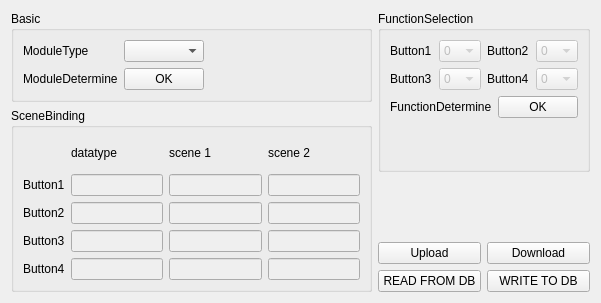
<?xml version="1.0" encoding="UTF-8"?>
<ui version="4.0">
 <class>iic1</class>
 <widget class="QWidget" name="iic1">
  <property name="geometry">
   <rect>
    <x>0</x>
    <y>0</y>
    <width>601</width>
    <height>303</height>
   </rect>
  </property>
  <property name="windowTitle">
   <string>Form</string>
  </property>
  <layout class="QGridLayout" name="gridLayout_3">
   <item row="0" column="1" rowspan="2">
    <widget class="QGroupBox" name="groupBox">
     <property name="title">
      <string>FunctionSelection</string>
     </property>
     <layout class="QVBoxLayout" name="verticalLayout">
      <item>
       <layout class="QGridLayout" name="gridLayout">
        <item row="0" column="0">
         <widget class="QLabel" name="label_3">
          <property name="text">
           <string>Button1</string>
          </property>
         </widget>
        </item>
        <item row="1" column="1">
         <widget class="QComboBox" name="ButtonCombo_3">
          <property name="enabled">
           <bool>false</bool>
          </property>
          <item>
           <property name="text">
            <string>0</string>
           </property>
          </item>
          <item>
           <property name="text">
            <string>1</string>
           </property>
          </item>
          <item>
           <property name="text">
            <string>2</string>
           </property>
          </item>
         </widget>
        </item>
        <item row="1" column="0">
         <widget class="QLabel" name="label_6">
          <property name="text">
           <string>Button3</string>
          </property>
         </widget>
        </item>
        <item row="0" column="1">
         <widget class="QComboBox" name="ButtonCombo_1">
          <property name="enabled">
           <bool>false</bool>
          </property>
          <item>
           <property name="text">
            <string>0</string>
           </property>
          </item>
          <item>
           <property name="text">
            <string>1</string>
           </property>
          </item>
          <item>
           <property name="text">
            <string>2</string>
           </property>
          </item>
         </widget>
        </item>
        <item row="1" column="3">
         <widget class="QComboBox" name="ButtonCombo_4">
          <property name="enabled">
           <bool>false</bool>
          </property>
          <item>
           <property name="text">
            <string>0</string>
           </property>
          </item>
          <item>
           <property name="text">
            <string>1</string>
           </property>
          </item>
          <item>
           <property name="text">
            <string>2</string>
           </property>
          </item>
         </widget>
        </item>
        <item row="1" column="2">
         <widget class="QLabel" name="label_7">
          <property name="text">
           <string>Button4</string>
          </property>
         </widget>
        </item>
        <item row="0" column="2">
         <widget class="QLabel" name="label_5">
          <property name="text">
           <string>Button2</string>
          </property>
         </widget>
        </item>
        <item row="0" column="3">
         <widget class="QComboBox" name="ButtonCombo_2">
          <property name="enabled">
           <bool>false</bool>
          </property>
          <item>
           <property name="text">
            <string>0</string>
           </property>
          </item>
          <item>
           <property name="text">
            <string>1</string>
           </property>
          </item>
          <item>
           <property name="text">
            <string>2</string>
           </property>
          </item>
         </widget>
        </item>
       </layout>
      </item>
      <item>
       <layout class="QHBoxLayout" name="horizontalLayout">
        <item>
         <widget class="QLabel" name="label_9">
          <property name="text">
           <string>FunctionDetermine</string>
          </property>
         </widget>
        </item>
        <item>
         <widget class="QPushButton" name="FunctionDetermineButton">
          <property name="text">
           <string>OK</string>
          </property>
         </widget>
        </item>
       </layout>
      </item>
      <item>
       <spacer name="verticalSpacer">
        <property name="orientation">
         <enum>Qt::Vertical</enum>
        </property>
        <property name="sizeHint" stdset="0">
         <size>
          <width>20</width>
          <height>40</height>
         </size>
        </property>
       </spacer>
      </item>
     </layout>
    </widget>
   </item>
   <item row="3" column="1">
    <layout class="QGridLayout" name="gridLayout_6">
     <item row="0" column="1">
      <widget class="QPushButton" name="basicDownloadBtn">
       <property name="text">
        <string>Download</string>
       </property>
      </widget>
     </item>
     <item row="0" column="0">
      <widget class="QPushButton" name="basicUploadBtn">
       <property name="text">
        <string>Upload</string>
       </property>
      </widget>
     </item>
     <item row="1" column="1">
      <widget class="QPushButton" name="basicSaveToDbBtn">
       <property name="text">
        <string>WRITE TO DB</string>
       </property>
      </widget>
     </item>
     <item row="1" column="0">
      <widget class="QPushButton" name="basicGetFromDbBtn">
       <property name="text">
        <string>READ FROM DB</string>
       </property>
      </widget>
     </item>
    </layout>
   </item>
   <item row="1" column="0" rowspan="3">
    <widget class="QGroupBox" name="groupBox_3">
     <property name="title">
      <string>SceneBinding</string>
     </property>
     <layout class="QGridLayout" name="gridLayout_2">
      <item row="0" column="1">
       <widget class="QLabel" name="label_16">
        <property name="text">
         <string>datatype</string>
        </property>
       </widget>
      </item>
      <item row="0" column="2">
       <widget class="QLabel" name="label_11">
        <property name="text">
         <string>scene 1</string>
        </property>
       </widget>
      </item>
      <item row="0" column="3">
       <widget class="QLabel" name="label_12">
        <property name="text">
         <string>scene 2</string>
        </property>
       </widget>
      </item>
      <item row="1" column="0">
       <widget class="QLabel" name="label_13">
        <property name="text">
         <string>Button1</string>
        </property>
       </widget>
      </item>
      <item row="1" column="1">
       <widget class="QLineEdit" name="DataType1">
        <property name="enabled">
         <bool>false</bool>
        </property>
       </widget>
      </item>
      <item row="1" column="2">
       <widget class="QLineEdit" name="Button1scene1Edit">
        <property name="enabled">
         <bool>false</bool>
        </property>
       </widget>
      </item>
      <item row="1" column="3">
       <widget class="QLineEdit" name="Button1scene2Edit">
        <property name="enabled">
         <bool>false</bool>
        </property>
       </widget>
      </item>
      <item row="2" column="0">
       <widget class="QLabel" name="label_10">
        <property name="text">
         <string>Button2</string>
        </property>
       </widget>
      </item>
      <item row="2" column="1">
       <widget class="QLineEdit" name="DataType2">
        <property name="enabled">
         <bool>false</bool>
        </property>
       </widget>
      </item>
      <item row="2" column="2">
       <widget class="QLineEdit" name="Button2scene1Edit">
        <property name="enabled">
         <bool>false</bool>
        </property>
       </widget>
      </item>
      <item row="2" column="3">
       <widget class="QLineEdit" name="Button2scene2Edit">
        <property name="enabled">
         <bool>false</bool>
        </property>
       </widget>
      </item>
      <item row="3" column="0">
       <widget class="QLabel" name="label_14">
        <property name="text">
         <string>Button3</string>
        </property>
       </widget>
      </item>
      <item row="3" column="1">
       <widget class="QLineEdit" name="DataType3">
        <property name="enabled">
         <bool>false</bool>
        </property>
       </widget>
      </item>
      <item row="3" column="2">
       <widget class="QLineEdit" name="Button3scene1Edit">
        <property name="enabled">
         <bool>false</bool>
        </property>
       </widget>
      </item>
      <item row="3" column="3">
       <widget class="QLineEdit" name="Button3scene2Edit">
        <property name="enabled">
         <bool>false</bool>
        </property>
       </widget>
      </item>
      <item row="4" column="0">
       <widget class="QLabel" name="label_15">
        <property name="text">
         <string>Button4</string>
        </property>
       </widget>
      </item>
      <item row="4" column="1">
       <widget class="QLineEdit" name="DataType4">
        <property name="enabled">
         <bool>false</bool>
        </property>
       </widget>
      </item>
      <item row="4" column="2">
       <widget class="QLineEdit" name="Button4scene1Edit">
        <property name="enabled">
         <bool>false</bool>
        </property>
       </widget>
      </item>
      <item row="4" column="3">
       <widget class="QLineEdit" name="Button4scene2Edit">
        <property name="enabled">
         <bool>false</bool>
        </property>
       </widget>
      </item>
     </layout>
    </widget>
   </item>
   <item row="0" column="0">
    <widget class="QGroupBox" name="groupBox_2">
     <property name="title">
      <string>Basic</string>
     </property>
     <layout class="QHBoxLayout" name="horizontalLayout_2">
      <item>
       <layout class="QFormLayout" name="formLayout">
        <item row="0" column="0">
         <widget class="QLabel" name="label_4">
          <property name="text">
           <string>ModuleType</string>
          </property>
         </widget>
        </item>
        <item row="0" column="1">
         <widget class="QComboBox" name="typeCombo"/>
        </item>
        <item row="1" column="0">
         <widget class="QLabel" name="label_8">
          <property name="text">
           <string>ModuleDetermine</string>
          </property>
         </widget>
        </item>
        <item row="1" column="1">
         <widget class="QPushButton" name="ModuleDetermineButton">
          <property name="text">
           <string>OK</string>
          </property>
         </widget>
        </item>
       </layout>
      </item>
      <item>
       <spacer name="horizontalSpacer">
        <property name="orientation">
         <enum>Qt::Horizontal</enum>
        </property>
        <property name="sizeHint" stdset="0">
         <size>
          <width>40</width>
          <height>20</height>
         </size>
        </property>
       </spacer>
      </item>
     </layout>
    </widget>
   </item>
   <item row="2" column="1">
    <spacer name="horizontalSpacer_2">
     <property name="orientation">
      <enum>Qt::Horizontal</enum>
     </property>
     <property name="sizeHint" stdset="0">
      <size>
       <width>40</width>
       <height>20</height>
      </size>
     </property>
    </spacer>
   </item>
  </layout>
 </widget>
 <resources/>
 <connections/>
</ui>
